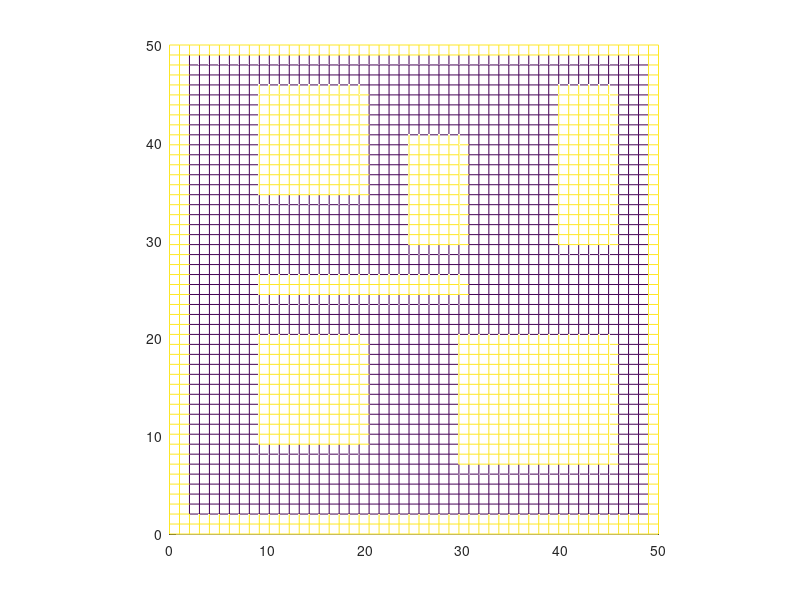
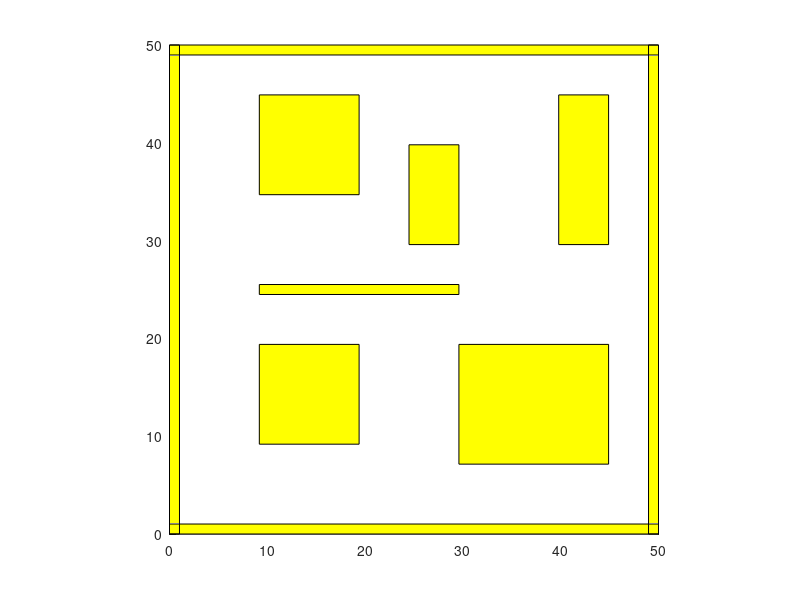

The MATLAB source for these figures, in order:
function [X,Y,grid,obstacles] = mappa_Ostacoli()
%% Griglia
nr = 50; 
nc = 50;
grid = zeros(nr,nc);
[X,Y] = meshgrid(linspace(0,50,nc),linspace(0,50,nr));

%% Obstacles

%Bordi mappa
grid(1:2,1:50) = 1;         
obstacles(1,:) = [X(1,1) X(1,50) Y(1) Y(2)];
grid(49:50,1:50) = 1;    
obstacles(2,:) = [X(1,1) X(1,50) Y(49) Y(50)];
grid(1:50,1:2) = 1;         
obstacles(3,:) = [X(1,1) X(1,2) Y(1) Y(50)];
grid(1:50,49:50) = 1;    
obstacles(4,:) = [X(1,49) X(1,50) Y(1) Y(50)];

%Ostacoli
grid(8:20,30:45) = 1;      
obstacles(5,:) = [X(1,30) X(1,45) Y(8) Y(20)];
grid(30:40,25:30) = 1;      
obstacles(6,:) = [X(1,25) X(1,30) Y(30) Y(40)];
grid(25:26,10:30) = 1;      
obstacles(7,:) = [X(1,10) X(1,30) Y(25) Y(26)];
grid(30:45,40:45) = 1;      
obstacles(8,:) = [X(1,40) X(1,45) Y(30) Y(45)];
grid(10:20,10:20) = 1;      
obstacles(9,:) = [X(1,10) X(1,20) Y(10) Y(20)];
grid(35:45,10:20) = 1;      
obstacles(10,:) = [X(1,10) X(1,20) Y(35) Y(45)];


%% Plot
Z = 1.*grid; 
figure(1)
axis("equal");
axis([0 50 0 50]); 
hold on; 
mesh(X,Y,Z);

figure(2)
axis("equal");
axis([0 50 0 50]);
hold on; 
for i = 1 : 10
    temp = obstacles(i,:);
    rectangle("position",[temp(1) temp(3) temp(2)-temp(1) temp(4)-temp(3)],'facecolor','y');
end
